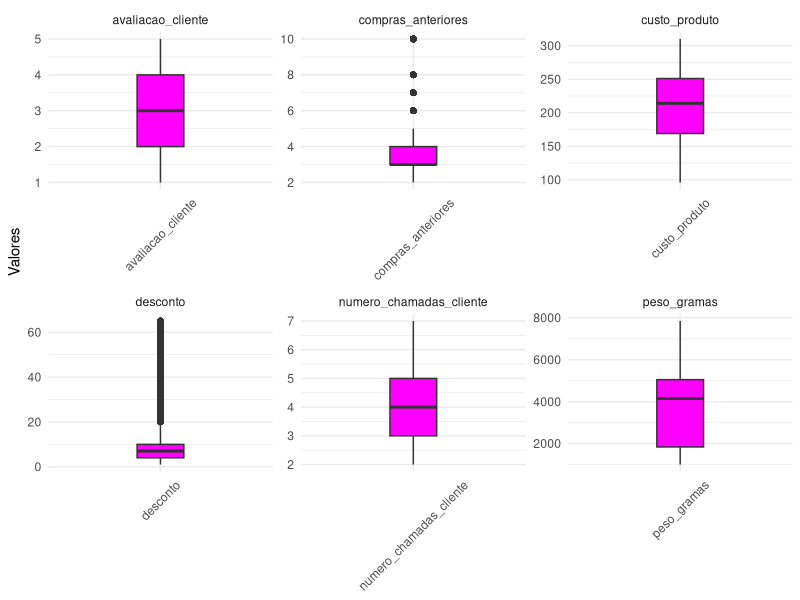
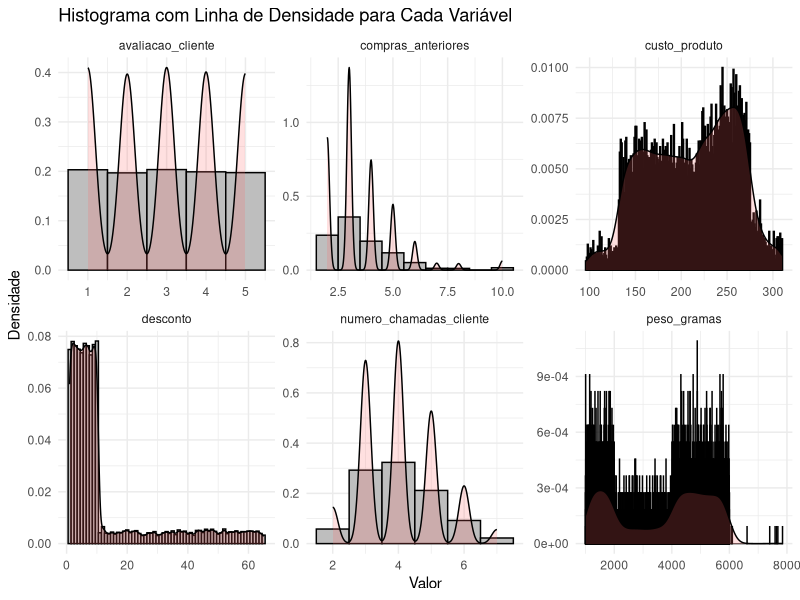
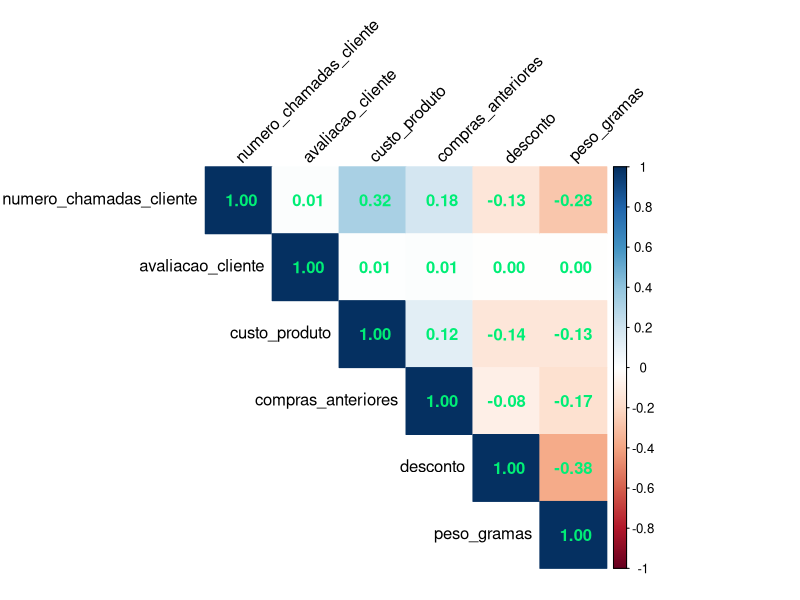
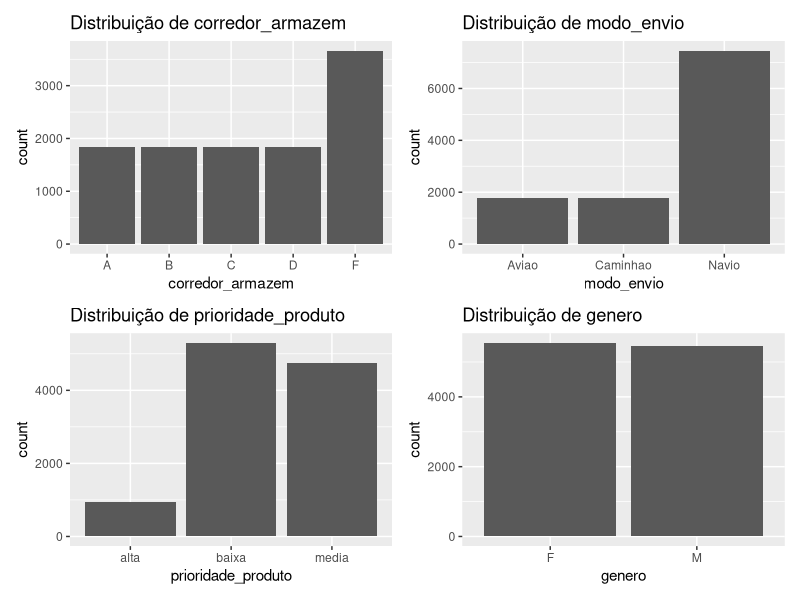
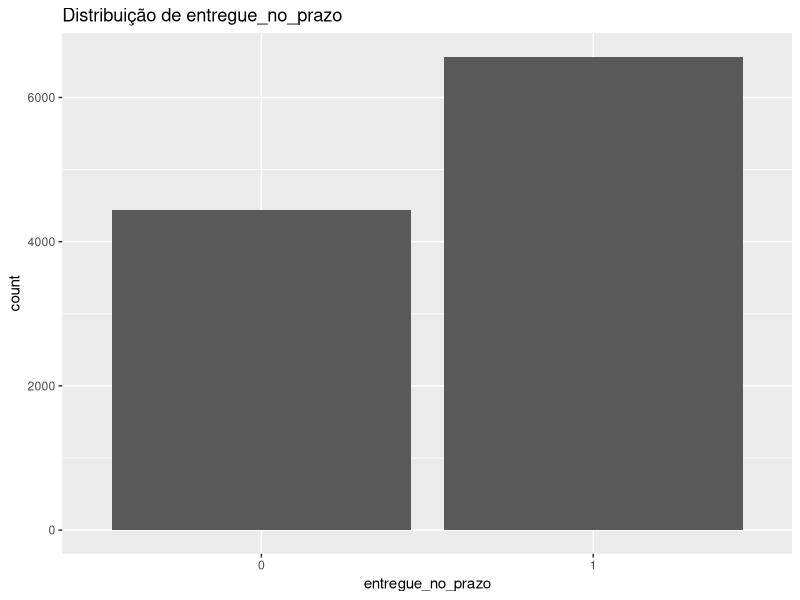
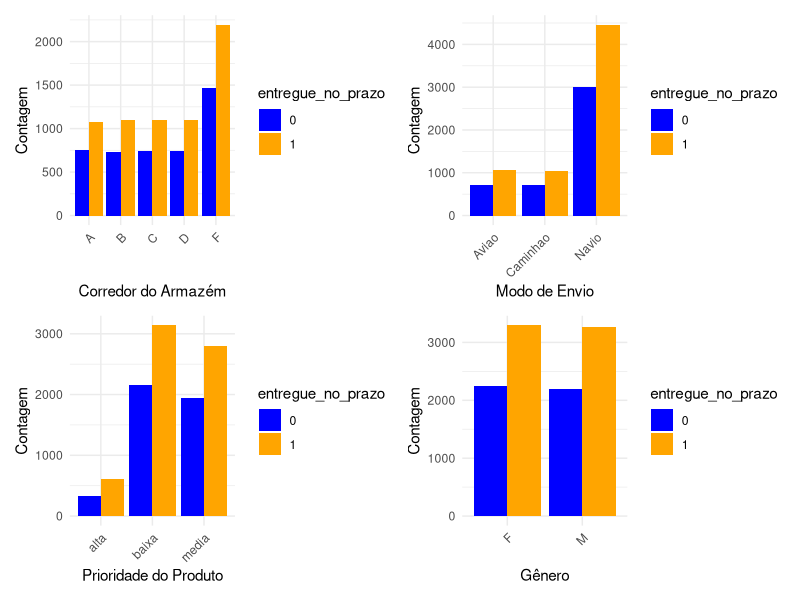

Write R code to recreate these figures, in order. (Note: this script raises an error after producing the figures.)
####  Big Data Real-Time Analytics com Python e Spark  ####

# Configurando o diretório de trabalho
setwd("~/Desktop/DataScience/CienciaDeDados/2.Big-Data-Real-Time-Analytics-com-Python-e-Spark/4.Analise_Exploratoria_de_Dados")
getwd()



## Importando Pacotes
library(readxl)         # carregar arquivos
library(dplyr)          # manipula dados
library(tidyr)          # manipula dados (funcao pivot_longer)
library(ggplot2)        # gera gráficos
library(patchwork)      # unir gráficos
library(corrplot)       # mapa de Correlação




#############################             Estudo de Caso             #############################


###  Análise Exploratória e Data Wrangling Para E-Commerce Analytics



## Objetivo:

# - Este Estudo de Caso traz uma série de atividades em uma das tarefas mais importantes em Ciência de Dados, a Análise Exploratória.

# - Na Parte 1 do Estudo de Caso,a Análise Exploratória traz os detalhes técnicos com análise estatística, visualização de dados, interpretação de gráficos
#   e tabelas, análise univariada e bivariada e relatório de conclusão.

# - Na Parte 2 o foco é na Análise Exploratória para responder perguntas de negócio, onde os dados são manipulados através de Data Wrangling com Pandas e
#   analisados por diferentes perspectivas. Customização de gráficos é outro tema abordado durante as aulas.

# Todo Estudo de Caso é no contexto de um problema de negócio em E-Commerce Analytics.


### Definição do Problema

# - Uma empresa internacional de comércio eletrônico (E-commerce)que vende produtos eletrônicos deseja descobrir informações importantes de seu banco de dados
#   de clientes.

# - Os produtos ficam armazenados em um armazém na sede da empresa. Após concluir a compra no web site da empresa, o cliente recebe o produto em casa, em qualquer 
#   parte do mundo. Os produtos são enviados de Navio, Avião ou Caminhão, dependendo da região de entrega.

# - Em cada compra o cliente pode receber um desconto dependendo do peso do produto comprado. Cada cliente pode fazer chamadas ao suporte da empresa no caso de 
#   dúvidas ou problemas e após receber o produto o cliente pode deixar uma avaliação sobre a experiência de compra. O único dado pessoal sobre o cliente que está
#   disponível é o gênero.

# - Nosso trabalho neste Estudo de Caso é explorar os dados, compreender como estão organizados, detectar eventuais problemas e analisar os dados por diferentes
#   perspectivas.

# Trabalharemos com dados fictícios que representam dados reais de uma empresa de E-Commerce. Os dados estão disponíveis na pasta "dados".




####   PARTE 1   ####


## Carregando os Dados
df <- data.frame(read.csv2("dados/dataset.csv", sep = ","))
head(df)


## Realizando Análise Inicial (Sumário Estatístico, Veriricação de Valores NA, '' e especiais)

analise_inicial <- function(dataframe_recebido) {  # para encotrar linhas com caracter especial, vá para o fim do script
  # Sumário
  print(dim(dataframe_recebido))
  print(str(dataframe_recebido))
  print(summary(dataframe_recebido))
  cat("\n\n\n####  VERIFICANDO VALORES NA  ####\n\n")
  valores_na <- colSums(is.na(dataframe_recebido))
  if(any(valores_na > 0)) {
    cat("\n-> Colunas com valores NA:\n\n")
    print(valores_na[valores_na > 0])
  } else {
    cat("\n-> Não foram encontrados valores NA.\n")
  }
  cat("\n\n\n####  VERIFICANDO VALORES VAZIOS ''  ####\n\n")
  valores_vazios <- sapply(dataframe_recebido, function(x) sum(x == ""))
  if(any(valores_vazios > 0)) {
    cat("\n-> Colunas com valores vazios \"\":\n\n")
    print(valores_vazios[valores_vazios > 0])
  } else {
    cat("\n-> Não foram encontrados valores vazios \"\".\n")
  }
  cat("\n\n\n####  VERIFICANDO VALORES COM CARACTERES ESPECIAIS  ####\n\n")
  caracteres_especiais <- sapply(dataframe_recebido, function(x) {
    sum(sapply(x, function(y) {
      if(is.character(y) && length(y) == 1) {
        any(charToRaw(y) > 0x7E | charToRaw(y) < 0x20)
      } else {
        FALSE
      }
    }))
  })
  if(any(caracteres_especiais > 0)) {
    cat("\n-> Colunas com caracteres especiais:\n\n")
    print(caracteres_especiais[caracteres_especiais > 0])
  } else {
    cat("\n-> Não foram encontrados caracteres especiais.\n")
  }
}

analise_inicial(df)


## Modificando todas as variáveis do tipo chr para factor
df <- dplyr::mutate_if(df, is.character, as.factor)
str(df)


## Dividindo o Dataframe em Variáveis Categoricas, Variáveis Numéricas e Variável Alvo
names(df)

# Dataframe somente com as variáveis categóricas
df_categoricas <- df %>% 
  select(where(is.factor))

# Dataframe somente com as variáveis numéricas
df_numericas <- df %>% 
  select(where(is.numeric)) %>% 
  select(-ID, -entregue_no_prazo)

# Dataframe somente com a variável alvo/target "entregue_no_prazo"
df_target <- df %>%
  select(entregue_no_prazo) %>% 
  mutate(entregue_no_prazo = factor(entregue_no_prazo))



#### Explorando as Variáveis Numéricas

## Resumo Estatístico
summary(df_numericas)

# As colunas numero_chamadas_cliente, avaliacao_cliente e custo_produto parecem ter uma distribuição bastante simétrica (média e mediana não são tão diferentes).
# As colunas compras_anteriores e desconto parecem estar inclinadas para a direita (Média maior do que a Mediana).
# A coluna peso_gramas parece estar mais inclinada para a esquerda (Média menor do que a Mediana).


## Visualizando Através de Gráficos

# Transformar o dataframe para o formato longo apropriado para o ggplot
df_long_num <- df_numericas %>% 
  pivot_longer(
    cols = everything(), 
    names_to = "variable", 
    values_to = "value"
  )


# Box Plot
ggplot(data = df_long_num, aes(x = variable, y = value, fill = variable)) + 
  geom_boxplot(width = 0.25) +                                                       # Ajusta a largura dos boxes
  scale_fill_manual(values = rep("magenta", length(unique(df_long_num$variable)))) + 
  theme_minimal() + 
  theme(legend.position = "none", 
        axis.text.x = element_text(angle = 45, vjust = 0.5)) + 
  labs(x = NULL, y = "Valores") + 
  facet_wrap(~variable, scales = "free")

# Histograma  com linha de densidade para cada variável
ggplot(df_long_num, aes(x = value)) +
  geom_histogram(aes(y = ..density..), binwidth = 1, colour = "black", fill = "gray") +
  geom_density(alpha = .2, fill = "#FF6666") +
  facet_wrap(~ variable, scales = "free") +
  theme_minimal() +
  labs(title = "Histograma com Linha de Densidade para Cada Variável",
       x = "Valor",
       y = "Densidade")

rm(df_long_num)


## Mapa de Correlação (somente variáveis numéricas)

cor(df_numericas)
corrplot(cor(df_numericas),
         method = "color",
         type = "upper",
         addCoef.col = 'springgreen2',
         tl.col = "black",
         tl.srt = 45)




#### Explorando as Variáveis Categóricas

## Resumo estatístico
summary(df_categoricas)


## Visualizando Através de Gráficos
names(df_categoricas)

# Gráfico de Barras
grafico_corredor <- ggplot(df_categoricas, aes(x = corredor_armazem)) +
  geom_bar() +
  labs(title = "Distribuição de corredor_armazem")

# Gráfico para modo_envio
grafico_modo_envio <- ggplot(df_categoricas, aes(x = modo_envio)) +
  geom_bar() +
  labs(title = "Distribuição de modo_envio")

# Gráfico para prioridade_produto
grafico_prioridade <- ggplot(df_categoricas, aes(x = prioridade_produto)) +
  geom_bar() +
  labs(title = "Distribuição de prioridade_produto")

# Gráfico para genero
grafico_genero <- ggplot(df_categoricas, aes(x = genero)) +
  geom_bar() +
  labs(title = "Distribuição de genero")

# Colocando os gráficos em um único plot
grafico_completo <- (grafico_corredor | grafico_modo_envio) / (grafico_prioridade | grafico_genero)
grafico_completo

rm(grafico_corredor, grafico_modo_envio, grafico_prioridade, grafico_genero, grafico_completo)



head(df_categoricas)
head(df_target)
str(df_categoricas)
str(df_target)


## Explorando a Variável Alvo

# Resumo Estatístico
summary(df_target)

# Visualizando Através de Gráficos
ggplot(df_target, aes(x = entregue_no_prazo)) +
  geom_bar() +
  labs(title = "Distribuição de entregue_no_prazo")



#### Criando Gráficos para Análise das Variávels Categóricas x Variável Target

## Visualizando Através de Gráficos
names(df_categoricas)

# Gráfico de barras empilhadas para corredor_armazem
grafico_corredor <- ggplot(cbind(df_categoricas, df_target), aes(x = corredor_armazem, fill = entregue_no_prazo)) +
  geom_bar(position = "dodge") +
  scale_fill_manual(values = c("0" = "blue", "1" = "orange")) +
  labs(x = "Corredor do Armazém", y = "Contagem") +
  theme_minimal() +
  theme(axis.text.x = element_text(angle = 45, hjust = 1))

# Gráfico de barras empilhadas para modo_envio
grafico_modo_envio <- ggplot(cbind(df_categoricas, df_target), aes(x = modo_envio, fill = entregue_no_prazo)) +
  geom_bar(position = "dodge") +
  scale_fill_manual(values = c("0" = "blue", "1" = "orange")) +
  labs(x = "Modo de Envio", y = "Contagem") +
  theme_minimal() +
  theme(axis.text.x = element_text(angle = 45, hjust = 1))

# Gráfico de barras empilhadas para prioridade_produto
grafico_prioridade <- ggplot(cbind(df_categoricas, df_target), aes(x = prioridade_produto, fill = entregue_no_prazo)) +
  geom_bar(position = "dodge") +
  scale_fill_manual(values = c("0" = "blue", "1" = "orange")) +
  labs(x = "Prioridade do Produto", y = "Contagem") +
  theme_minimal() +
  theme(axis.text.x = element_text(angle = 45, hjust = 1))

# Gráfico de barras empilhadas para genero
grafico_genero <- ggplot(cbind(df_categoricas, df_target), aes(x = genero, fill = entregue_no_prazo)) +
  geom_bar(position = "dodge") +
  scale_fill_manual(values = c("0" = "blue", "1" = "orange")) +
  labs(x = "Gênero", y = "Contagem") +
  theme_minimal() +
  theme(axis.text.x = element_text(angle = 45, hjust = 1))

# Combinando os gráficos em um único plot
grafico_completo <- (grafico_corredor | grafico_modo_envio) / (grafico_prioridade | grafico_genero)
grafico_completo

rm(grafico_corredor, grafico_modo_envio, grafico_prioridade, grafico_genero, grafico_completo)



#### Conclusão da Parte 1:

## Algumas das coisas que encontramos neste conjunto de dados são:
  
# - Os dados parecem válidos e não há defeitos maiores/significativos.
# - Existem algumas distribuições que são um pouco *assimétricas*, isso deve ser lembrado se usarmos modelos que exijam a suposição de uma
#   distribuição normal.
# - Não detectamos problemas de multicolinearidade.
# - Alguns *recursos* parecem completamente não correlacionados.
# - Dos recursos categóricos, `modo_envio` , `corredor_armazem` e `importancia_produto` parecem úteis para prever a variável target.




####   PARTE 2   ####

# - Esta parte 2 terá como foco perguntas de negócio.



## 1) Os atrasos nas entregas estão igualmente distribuídos pelos modos de envio? Há diferenças discrepantes?




































# Alternativa para encontrar a linha com caractere especial (somente 1 linha)
for (i in 1:nrow(df2)) {
  if (any(charToRaw(df2$installment[i]) > 0x7E) | any(charToRaw(df2$installment[i]) < 0x20)) {
    cat("A linha com o caractere especial na coluna 'installment' é:", i, "\n")
    break
  }
}
# Encontrar linhas QUE NÃO TEM caracteres especiais na coluna ESPECÍFICA (para mais de 1 linha com caracteres especiais)
linhas_com_caracteres_especiais <- which(sapply(df2$int_rate, function(x) grepl("[^\\x20-\\x7E]", x)))

# Exibir as linhas que contêm caracteres especiais, se houver
if (length(linhas_com_caracteres_especiais) > 0) {
  cat("Foram encontrados valores com caracteres especiais nas linhas:", paste(linhas_com_caracteres_especiais, collapse=", "), "\n")
} else {
  cat("Não foram encontrados valores com caracteres especiais.\n")
}
